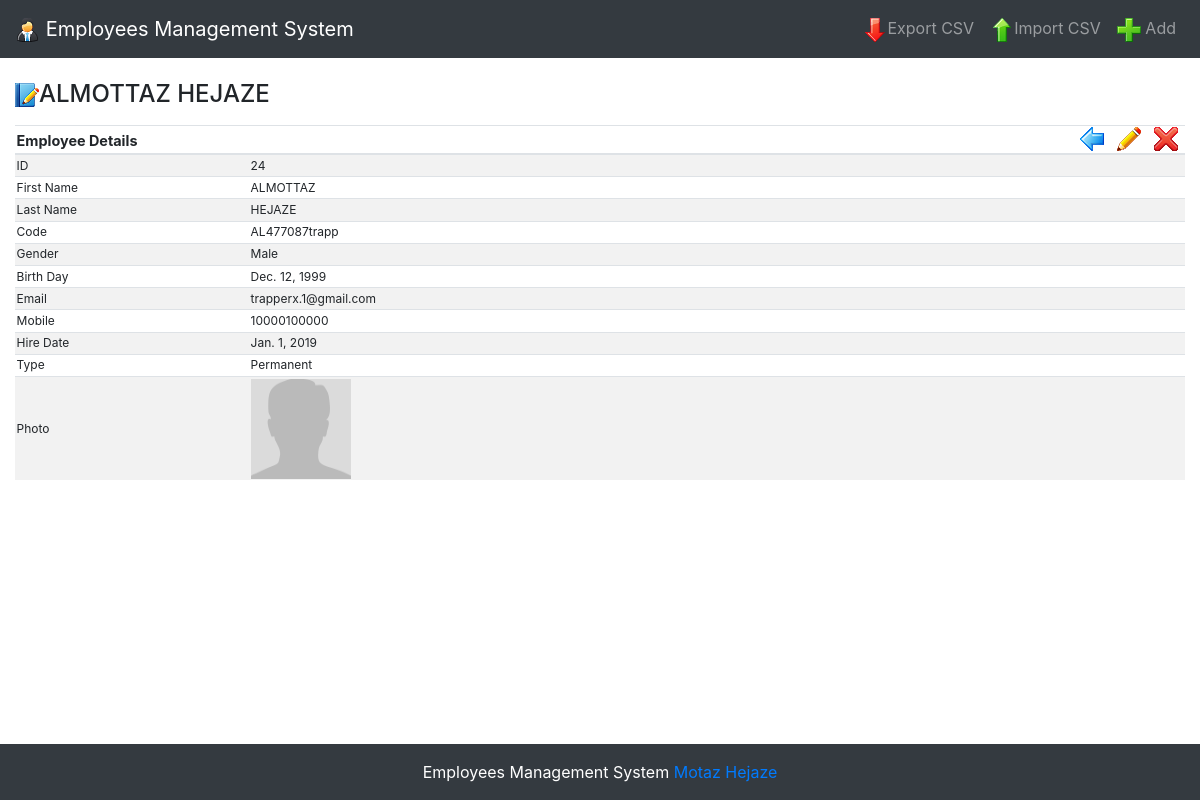
Screenshot of /show/24/ with the database file from the repository.
### employee_system/models.py (models this page shows, shortened)
class Employee(models.Model):
    mobile_validator = RegexValidator(regex=r'^\d{6,20}$',
                                      message="Mobile Number length must be between 6 and 20 numbers")
    extension_error_message = "Allowed file types: pdf, jpg, jpeg, png"
    GENDER_CHOICES = (
        ('M', 'Male'),
        ('F', 'Female'),
    )
    TYPE_CHOICES = (
        ('P', 'Permenant'),
        ('T', 'Temporary')
    )
    employee_code = models.CharField(max_length=60, blank=True)
    first_name = models.CharField(max_length=50, null=False, blank=False)
    last_name = models.CharField(max_length=50, null=False, blank=False)
    gender = models.CharField(max_length=1, choices=GENDER_CHOICES)
    birth_date = models.DateField(blank=False, null=False)
    email = models.EmailField(blank=False, null=False)
    mobile = models.CharField(max_length=50, blank=False, null=True, validators=[mobile_validator],
                              verbose_name='Mobile Number')
    hire_date = models.DateField(blank=False, null=False)
    employee_type = models.CharField(max_length=1, choices=TYPE_CHOICES, blank=False, null=False)
    photo = models.ImageField(blank=True, null=True, upload_to='employees_images', validators=[FileExtensionValidator(
        allowed_extensions=['pdf', 'jpg', 'jpeg', 'png'], message=extension_error_message), account_file_size])
    created_at = models.DateTimeField(auto_now_add=True)
    updated_at = models.DateTimeField(auto_now=True)
    @classmethod
    def account_file_size(cls, uploaded_file):
        max_size_in_mb = int(settings.ACCOUNT_MAX_FILE_SIZE_UPLOAD / (1024 * 1024))
        if uploaded_file.size > settings.ACCOUNT_MAX_FILE_SIZE_UPLOAD:
            raise ValidationError("File too large. Size should not exceed {} MiB.".format(str(max_size_in_mb)))
    class Meta:
        verbose_name = 'employee'
        verbose_name_plural = "employees"
        ordering = ("-created_at",)

### employee_system/views.py (the view)
# urls.py: url(r'^show/(?P<pk>\d+)/$', views.EmployeeDetail.as_view(), name='show-employee'),
class EmployeeDetail(DetailView):
    model = Employee
    template_name = 'employee_system/employee_details.html'

### templates/employee_system/employee_details.html
{% extends 'layout.html' %}
{% block content %}
    <h4 class="mb-3"><img src="{{MEDIA_URL}}/icons/Notes.png">{{ employee.first_name }} {{ employee.last_name}}</h4>
    <table class="table table-striped details-table-text">
        <thead>
            <tr>
                <th>Employee Details</th>
                <th style="text-align: right">
                    <a class="icon-block" href="{% url 'employees:list-employees' %}"><img src="{{MEDIA_URL}}/icons/Back.png"></a>
                    <a class="icon-block" href="{% url 'employees:update-employee' employee.id %}"><img src="{{MEDIA_URL}}/icons/Modify.png"></a>
                    <a class="icon-block" href="{% url 'employees:delete-employee' employee.id %}"><img src="{{MEDIA_URL}}/icons/Delete.png"></a>
                </th>
            </tr>
        </thead>
        <tbody>
            <tr>
                <td scope="col" class="details-main">ID</td><td scope="colgroup">{{ employee.id }}</td>
            </tr>
            <tr>
                <td scope="col">First Name</td><td scope="col">{{ employee.first_name }}</td>
            </tr>
            <tr>
                <td scope="col">Last Name</td><td scope="col">{{ employee.last_name }}</td>
            </tr>
            <tr>
                <td scope="col">Code</td><td scope="col">{{ employee.employee_code }}</td>
            </tr>
            <tr>
                <td scope="col">Gender</td>
                <td scope="col">
                    {% if employee.gender == 'M'%}
                        Male
                    {% else %}
                        Female
                    {% endif %}
                </td>
            </tr>
            <tr>
                <td scope="col">Birth Day</td><td scope="col">{{ employee.birth_date }}</td>
            </tr>
            <tr>
                <td scope="col">Email</td><td scope="col">{{ employee.email }}</td>
            </tr>
            <tr>
                <td scope="col">Mobile</td><td scope="col">{{ employee.mobile }}</td>
            </tr>
            <tr>
                <td scope="col">Hire Date</td><td scope="col">{{ employee.hire_date }}</td>
            </tr>
            <tr>
                <td scope="col">Type</td>
                <td scope="col">
                    {% if employee.employee_type == 'P'%}
                        Permanent
                    {% else %}
                        Temporary
                    {% endif %}
                </td>
            </tr>
            <tr>
                <td scope="col">Photo</td><td scope="col">
                    {% if employee.photo %}
                        <img height="100" width="100" src="{{ employee.photo.url }}">
                    {% elif employee.gender == 'M' %}
                        <img height="100" width="100" src="{{ MEDIA_URL }}default/male.jpg">
                    {% else %}
                        <img height="100" width="100" src="{{ MEDIA_URL }}default/female.jpg">
                    {% endif %}
                </td>
            </tr>
        </tbody>
    </table>
{% endblock  %}

### templates/layout.html (shortened to what this page needs)
{% load static %}
<!DOCTYPE html>
<html lang="en">
  <head>
    <link rel="stylesheet" href="{% static 'css/bootstrap.min.css' %}">
    <link rel="stylesheet" href="{% static 'css/main.css' %}">
  </head>
  <body>
    <nav class="navbar navbar-expand-md bg-dark navbar-dark fixed-top">
            <a class="navbar-brand" href="{% url 'employees:list-employees' %}"><img src="{% static '/images/ico/boss.ico' %}"> Employees Management System</a>
            <div class="collapse navbar-collapse" id="collapsibleNavbar">
                <ul class="navbar-nav ml-auto">
                    <li class="nav-item">
                        <a class="nav-link" href="{% url 'employees:export-csv' %}"><img src="{% static '/images/png/Fall.png' %}">Export CSV</a>
                    </li>
                    <li class="nav-item">
                        <a class="nav-link" href="{% url 'employees:import-csv' %}"><img src="{% static '/images/png/Raise.png' %}">Import CSV</a>
                    </li>
                    <li class="nav-item">
                        <a class="nav-link" href="{% url 'employees:create-employee' %}"><img src="{% static '/images/png/Add.png' %}"> Add</a>
                    </li>
                </ul>
            </div>
    </nav>
    <main class="container-fluid main-content">
        {% block content %}
        {% endblock  %}
    </main>
    <footer class="footer">
        <div class="container">
            Employees Management System <a href="https://www.linkedin.com/in/al-motaz-hejazy/">Motaz Hejaze</a>
        </div>
    </footer>
  </body>
</html>

### static/css/main.css (style rules this page uses)
.main-content { padding-top: 5em; padding-bottom: 8em; }
th { font-size: 1.2em; font-weight: bold; }
.details-table-text { font-size: 0.75em; text-align: left; }
.footer { background: #343a40; color: white; text-align: center; padding: 1em; margin-top: 5em; position: fixed; left: 0; bottom: 0; width: 100%; }
td { max-width: 70px; overflow: hidden; text-overflow: ellipsis; white-space: nowrap; }
.table td, .table th { padding: .1rem; vertical-align: middle; border-top: 1px solid #dee2e6; }
.details-main { width: 20%; }
.icon-block { margin-right: 5px; margin-left: 5px; }

### rows the page displays
Employee: first_name "ALMOTTAZ", last_name "HEJAZE", id "24", employee_code "AL477087trapp", birth_date "Dec. 12, 1999", email "trapperx.1@gmail.com", mobile "10000100000", hire_date "Jan. 1, 2019"
